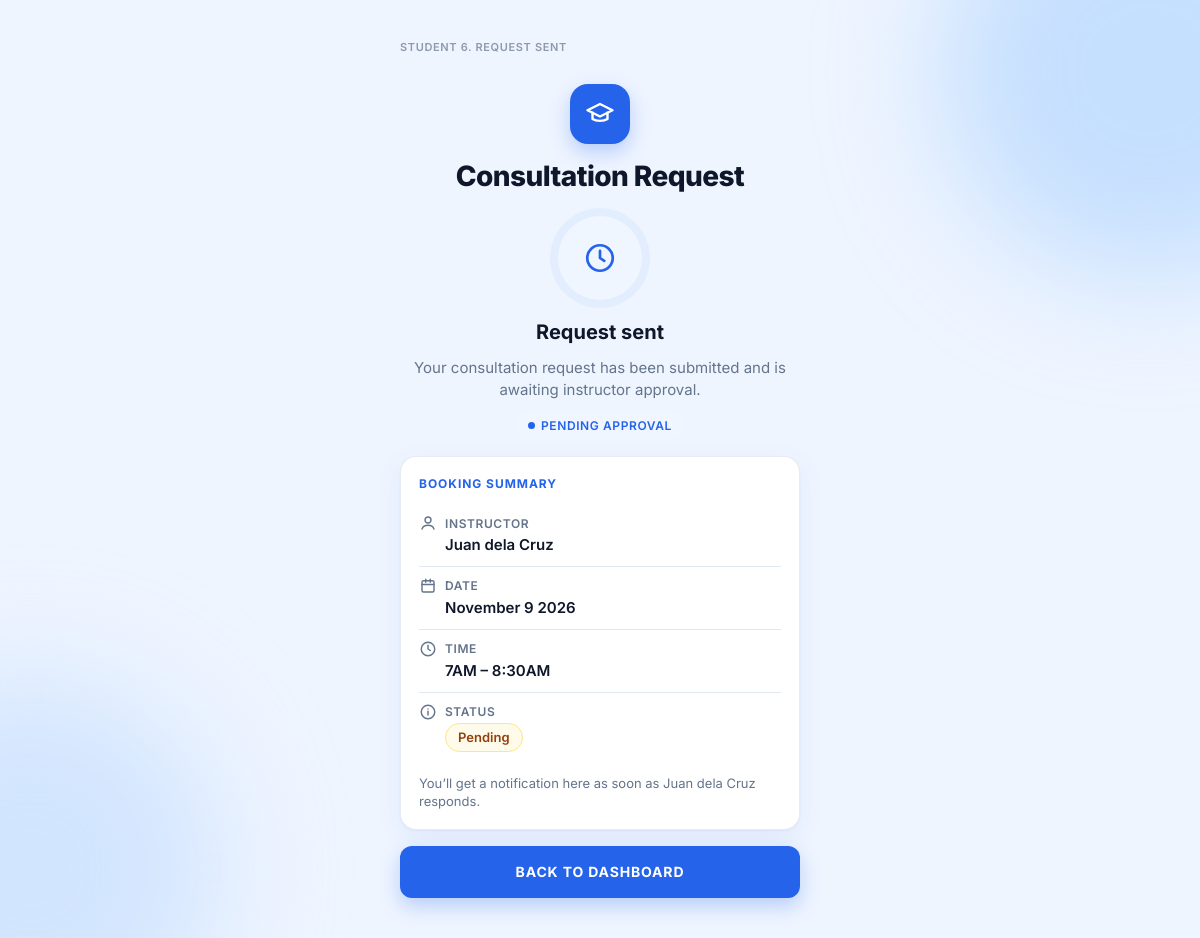
/student/submitted.php?id=1 (signed in), run on the app's committed database.
### tables this page shows
CREATE TABLE consultation (
  consultation_id     INT          NOT NULL AUTO_INCREMENT,
  student_id          INT          NOT NULL,
  instructor_id       INT          NOT NULL,
  slot_id             INT          NOT NULL,
  consultation_date   DATE         NOT NULL,
  start_time          TIME         NOT NULL,
  end_time            TIME         NOT NULL,
  consultation_status VARCHAR(20)  NOT NULL DEFAULT 'PENDING',
  decline_reason      VARCHAR(255) NULL,
  cancelled_by        VARCHAR(20)  NULL,
  created_at          DATETIME     NOT NULL DEFAULT CURRENT_TIMESTAMP,
  updated_at          DATETIME     NOT NULL DEFAULT CURRENT_TIMESTAMP,
  PRIMARY KEY (consultation_id),
  KEY idx_consult_slot (slot_id, consultation_status),
  CONSTRAINT fk_consult_student FOREIGN KEY (student_id) REFERENCES student (student_id) ON DELETE CASCADE,
  CONSTRAINT fk_consult_instructor FOREIGN KEY (instructor_id) REFERENCES instructor (instructor_id) ON DELETE CASCADE,
  CONSTRAINT fk_consult_slot FOREIGN KEY (slot_id) REFERENCES availability_slot (slot_id)
);

CREATE TABLE instructor (
  instructor_id       INT          NOT NULL AUTO_INCREMENT,
  instructor_name     VARCHAR(100) NOT NULL,
  instructor_email    VARCHAR(100) NOT NULL,
  availability_status VARCHAR(20)  NOT NULL DEFAULT 'AVAILABLE',
  password_hash       VARCHAR(255) NOT NULL,
  PRIMARY KEY (instructor_id),
  UNIQUE KEY uq_instructor_email (instructor_email)
);

### includes/db.php (called while the page is built, shortened)
<?php
function db(): PDO
{
    static $pdo = null;
    $options = [
        PDO::ATTR_ERRMODE            => PDO::ERRMODE_EXCEPTION,
        PDO::ATTR_DEFAULT_FETCH_MODE => PDO::FETCH_ASSOC,
        PDO::ATTR_EMULATE_PREPARES   => false,
    ];
    try {
        $dsn = 'mysql:host=' . DB_HOST . ';port=' . DB_PORT . ';dbname=' . DB_NAME . ';charset=utf8mb4';
        $pdo = new PDO($dsn, DB_USER, DB_PASS, $options);
        $pdo->exec("SET time_zone = '+08:00'");
    } catch (PDOException $e) {
        db_unavailable($e->getMessage());
    }
    return $pdo;
}

### student/submitted.php (the view, shortened to what this page needs)
<?php
require_once __DIR__ . '/../includes/layout.php';
$c = find_consultation((int) ($_GET['id'] ?? 0));
$updated = isset($_GET['updated']);
page_start('Consultation Request', ['center' => true, 'screen' => 'Student 6. Request sent']);
?>
<section class="center stack">
  <span class="ring" aria-hidden="true"><?= icon('clock', 34) ?></span>
  <b class="h2"><?= $updated ? 'Request updated' : 'Request sent' ?></b>
  <p class="muted">Your consultation request has been <?= $updated ? 'updated' : 'submitted' ?> and is awaiting instructor approval.</p>
  <span class="badge badge-blue"><span class="dot"></span>Pending approval</span>
</section>
<section class="card">
  <h2 class="label label-blue">Booking summary</h2>
  <dl class="details">
    <div><dt><?= icon('user', 18) ?> Instructor</dt><dd><?= h($c['instructor_name']) ?></dd></div>
    <div><dt><?= icon('cal', 18) ?> Date</dt><dd><?= h(fmt_long_day($c['consultation_date'])) ?></dd></div>
    <div><dt><?= icon('clock', 18) ?> Time</dt><dd><?= h(fmt_range($c['start_time'], $c['end_time'])) ?></dd></div>
    <div><dt><?= icon('info', 18) ?> Status</dt><dd><?= status_chip($c['consultation_status']) ?></dd></div>
  </dl>
  <p class="muted small">You’ll get a notification here as soon as <?= h($c['instructor_name']) ?> responds.</p>
</section>
<a class="btn btn-primary btn-block btn-lift" href="<?= h(url('student/dashboard.php')) ?>">Back to dashboard</a>

### includes/functions.php (shortened to what this page needs)
<?php
require_once __DIR__ . '/db.php';
function h($v): string
{
    return htmlspecialchars((string) $v, ENT_QUOTES, 'UTF-8');
}
function url(string $path = ''): string
{
    return BASE_URL . '/' . ltrim($path, '/');
}
function find_consultation(int $id): ?array
{
    $st = db()->prepare(
        'SELECT c.*, s.student_name, s.student_email, i.instructor_name, i.instructor_email,
                a.slot_start_time, a.slot_end_time, a.slot_date
           FROM consultation c
           JOIN student s ON s.student_id = c.student_id
           JOIN instructor i ON i.instructor_id = c.instructor_id
           JOIN availability_slot a ON a.slot_id = c.slot_id
          WHERE c.consultation_id = ?'
    );
    $st->execute([$id]);
    return $st->fetch() ?: null;
}
function status_chip(string $s): string
{
    return '<span class="chip chip-' . strtolower(h($s)) . '">' . h(STATUS_LABEL[$s] ?? ucfirst(strtolower($s))) . '</span>';
}
function fmt_t(string $t): string
{
    $ts = strtotime('2000-01-01 ' . $t);
    return date('i', $ts) === '00' ? date('gA', $ts) : date('g:iA', $ts);
}
function fmt_range(string $a, string $b): string
{
    return fmt_t($a) . ' – ' . fmt_t($b);
}
function fmt_long_day(string $d): string
{
    return date('F j Y', strtotime($d));
}
function icon(string $name, int $size = 20): string
{
    $p = [
        'cal'     => '<rect x="4" y="5" width="16" height="15" rx="2"/><path d="M4 10h16M9 3v4M15 3v4"/>',
        'clock'   => '<circle cx="12" cy="12" r="9"/><path d="M12 7v5l3 2"/>',
        'user'    => '<circle cx="12" cy="8" r="4"/><path d="M4 20c1.5-4 5-5 8-5s6.5 1 8 5"/>',
        'mail'    => '<rect x="3" y="5" width="18" height="14" rx="2"/><path d="M3 7l9 6 9-6"/>',
        'lock'    => '<rect x="5" y="11" width="14" height="9" rx="2"/><path d="M8 11V8a4 4 0 118 0v3"/>',
        'eye'     => '<path d="M2 12s3.5-7 10-7 10 7 10 7-3.5 7-10 7S2 12 2 12z"/><circle cx="12" cy="12" r="3"/>',
        'cap'     => '<path d="M2 9l10-5 10 5-10 5-10-5z"/><path d="M6 11v5c3 2 9 2 12 0v-5"/>',
        'gear'    => '<circle cx="12" cy="12" r="3"/><path d="M19.4 15a1.7 1.7 0 00.3 1.8l.1.1a2 2 0 11-2.8 2.8l-.1-.1a1.7 1.7 0 00-1.8-.3 1.7 1.7 0 00-1 1.5V21a2 2 0 11-4 0v-.1a1.7 1.7 0 00-1.1-1.5 1.7 1.7 0 00-1.8.3l-.1.1a2 2 0 11-2.8-2.8l.1-.1a1.7 1.7 0 00.3-1.8 1.7 1.7 0 00-1.5-1H3a2 2 0 110-4h.1a1.7 1.7 0 001.5-1.1 1.7 1.7 0 00-.3-1.8l-.1-.1a2 2 0 112.8-2.8l.1.1a1.7 1.7 0 001.8.3H9a1.7 1.7 0 001-1.5V3a2 2 0 114 0v.1a1.7 1.7 0 001 1.5 1.7 1.7 0 001.8-.3l.1-.1a2 2 0 112.8 2.8l-.1.1a1.7 1.7 0 00-.3 1.8V9a1.7 1.7 0 001.5 1H21a2 2 0 110 4h-.1a1.7 1.7 0 00-1.5 1z"/>',
        'back'    => '<path d="M15 18l-6-6 6-6"/>',
        'search'  => '<circle cx="11" cy="11" r="7"/><path d="M20 20l-3.5-3.5"/>',
        'check'   => '<path d="M5 12.5l4.5 4.5L19 7.5"/>',
        'checkc'  => '<circle cx="12" cy="12" r="9"/><path d="M8 12.5l3 3 5-6"/>',
        'info'    => '<circle cx="12" cy="12" r="9"/><path d="M12 11v5M12 8h.01"/>',
        'alert'   => '<circle cx="12" cy="12" r="9"/><path d="M12 7v6M12 16h.01"/>',
        'bell'    => '<path d="M6 16V11a6 6 0 1112 0v5l1.5 2h-15L6 16z"/><path d="M10 20a2 2 0 004 0"/>',
        'plus'    => '<path d="M12 5v14M5 12h14"/>',
        'trash'   => '<path d="M4 7h16M9 7V4h6v3M6 7l1 13h10l1-13"/>',
        'x'       => '<path d="M6 6l12 12M18 6L6 18"/>',
        'logout'  => '<path d="M15 4h4v16h-4M10 8l-4 4 4 4M6 12h10"/>',
        'sun'     => '<circle cx="12" cy="12" r="4"/><path d="M12 2v2M12 20v2M4.9 4.9l1.4 1.4M17.7 17.7l1.4 1.4M2 12h2M20 12h2M4.9 19.1l1.4-1.4M17.7 6.3l1.4-1.4"/>',
        'sunset'  => '<path d="M17 18a5 5 0 00-10 0M12 2v7M4.2 10.2l1.4 1.4M1 18h2M21 18h2M18.4 11.6l1.4-1.4M23 22H1M8 6l4-4 4 4"/>',
    ][$name] ?? '';
    return '<svg class="ic" width="' . $size . '" height="' . $size . '" viewBox="0 0 24 24" fill="none" stroke="currentColor" stroke-width="1.9" stroke-linecap="round" stroke-linejoin="round" aria-hidden="true">' . $p . '</svg>';
}

### assets/css/app.css (style rules this page uses)
:root { --primary: #2563eb; --primary-dk: #1d4ed8; --primary-xdk: #1e40af; --primary-soft: #dbeafe; --primary-tint: #eff6ff; --ink: #0f172a; --slate: #475569; --muted: #64748b; --line: #e2e8f0; --field: #f8fafc; --bg: #eff5ff; --card: #ffffff; --amber-bg: #fef3c7; --amber: #92400e; --amber-line: #fde68a; --green-bg: #ecfdf5; --green: #065f46; --green-ic: #059669; --green-line: #a7f3d0; --red-bg: #fef2f2; --red: #dc2626; --red-line: #fca5a5; --gray-bg: #f1f5f9; --gray: #475569; --gray-dot: #94a3b8; --r-sm: 10px; --r: 12px; --r-lg: 16px; --r-xl: 20px; --shadow: 0 1px 2px rgba(15, 23, 42, .04), 0 8px 24px rgba(37, 99, 235, .08); --shadow-btn: 0 8px 20px rgba(37, 99, 235, .28); }
* { box-sizing: border-box; }
html { -webkit-text-size-adjust: 100%; }
body { margin: 0; font-family: Inter, system-ui, -apple-system, "Segoe UI", Roboto, sans-serif; color: var(--ink); background: var(--bg); line-height: 1.45; font-size: 15px; }
a { color: var(--primary); }
.ic { flex: none; }
.h2 { margin: 0; font-size: 20px; font-weight: 700; }
.muted { color: var(--muted); margin: 0; }
.small { font-size: 13px; }
.center { text-align: center; }
.stack { display: flex; flex-direction: column; align-items: center; gap: 10px; }
.label { display: block; margin: 0; font-size: 12px; font-weight: 700; letter-spacing: .08em; text-transform: uppercase; color: var(--slate); }
.label-blue { color: var(--primary); }
.card, .sheet, .panel { background: var(--card); border: 1px solid rgba(226, 232, 240, .8); border-radius: var(--r-lg); box-shadow: var(--shadow); padding: 18px; }
.ring { width: 84px; height: 84px; border-radius: 50%; display: grid; place-items: center; color: var(--primary); background: var(--primary-tint); box-shadow: 0 0 0 8px rgba(219, 234, 254, .6); margin: 8px 0; }
.btn { display: inline-flex; align-items: center; justify-content: center; gap: 8px; min-height: 52px; padding: 0 18px; border-radius: var(--r); border: 1.5px solid transparent; font: inherit; font-weight: 700; font-size: 14px; letter-spacing: .06em; text-transform: uppercase; text-decoration: none; cursor: pointer; transition: transform .08s, background .15s, box-shadow .15s; }
.btn-block { width: 100%; }
.btn-primary { background: var(--primary); color: #fff; }
.btn-lift { box-shadow: var(--shadow-btn); }
.chip { display: inline-flex; align-items: center; gap: 6px; font-size: 13px; font-weight: 600; padding: 4px 12px; border-radius: 999px; border: 1px solid transparent; white-space: nowrap; }
.chip-pending { background: #fffbeb; color: var(--amber); border-color: var(--amber-line); }
.badge { display: inline-flex; align-items: center; gap: 6px; font-size: 13px; font-weight: 600; padding: 6px 12px; border-radius: 999px; }
.badge .dot { width: 7px; height: 7px; border-radius: 50%; background: currentColor; }
.badge-blue { background: var(--primary-tint); color: var(--primary); text-transform: uppercase; letter-spacing: .05em; font-size: 12px; }
.details { margin: 12px 0; display: flex; flex-direction: column; }
.details div { display: flex; flex-direction: column; gap: 2px; padding: 10px 0; border-bottom: 1px solid var(--line); }
.details div:last-child { border-bottom: 0; }
.details dt { display: flex; align-items: center; gap: 8px; font-size: 12px; font-weight: 600; text-transform: uppercase; letter-spacing: .05em; color: var(--muted); }
.details dd { margin: 0 0 0 26px; font-weight: 600; }

### data on the page
consultation: instructor.instructor_name "Juan dela Cruz", consultation_date "November 9 2026", fmt_range($c['start_time'], $c['end_time']) "7AM – 8:30AM", consultation_status "Pending"

### other printed values
$o['screen'] "STUDENT 6. REQUEST SENT"
$title "Consultation Request"
